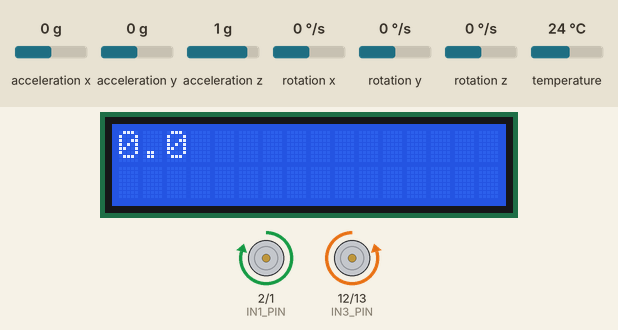
Simulated run of this sketch. Board: Arduino Uno, built with avr-gcc and run on an emulated ATmega328P. On the bench: 16×2 character LCD, motor-driver pin pairs drawn as motors (green arrow = first pin HIGH = forward, orange = second pin HIGH = backward, longer = more drive, scaled by the enable pin). The test bench sets the inputs (shaded band); at power-on: acceleration x 0 g, rotation z 0 °/s, acceleration y 0 g, acceleration z 1 g, rotation x 0 °/s, rotation y 0 °/s, temperature 24 °C.

Above: at 2.3 s.
2.4 s: acceleration x set to -1.4 g
At 3.8 s:
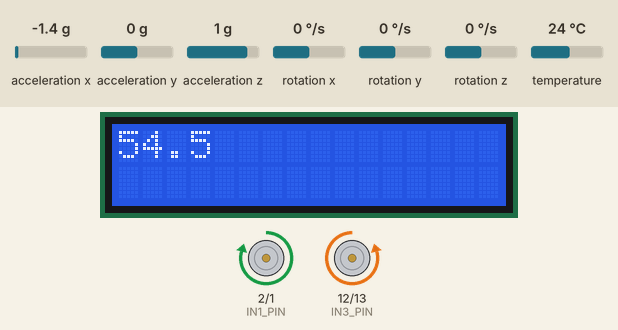
3.9 s: acceleration x set to -0.2 g
5.4 s: acceleration x set to 0.1 g
At 5.54 s:
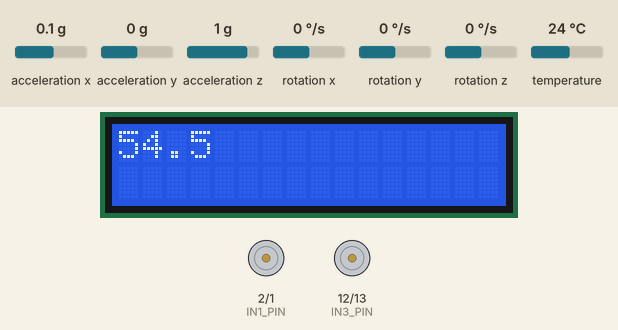
At 5.9 s:
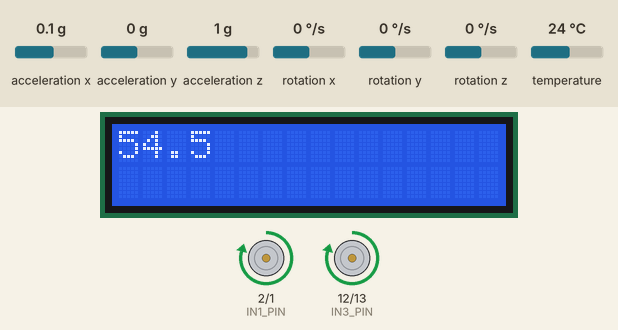
7.1 s: rotation z set to -111 °/s
10.1 s: rotation z set to -121 °/s
Timing chart, 0 to 12.7 s (numbered marks = the images above; inputs shaded):
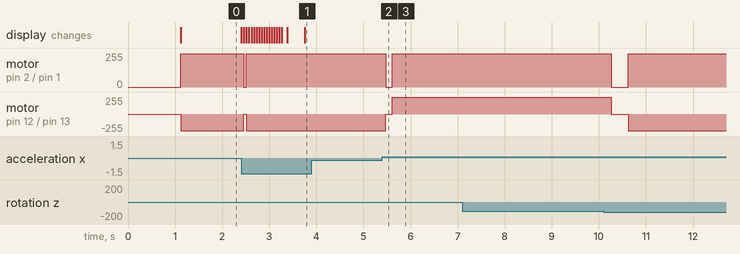

Measured:
- the behaviour switches between -0.1 and 0 g on acceleration x (found by bisection; images 1 and 2)
- after the input at 2.4 s, motor on pin 2 (IN1_PIN) / pin 1 (IN2_PIN): forward 250/255 → stopped after 0.06 s, → forward 250/255 0.05 s later; motor on pin 12 (IN3_PIN) / pin 13 (IN4_PIN): backward 250/255 → stopped after 0.06 s, → backward 250/255 0.05 s later; the display: first changes at once (image 1 shows a later state)
- after the input at 3.9 s, every drawn part: stays the same
- after the input at 5.4 s, motor on pin 2 (IN1_PIN) / pin 1 (IN2_PIN): forward 250/255 → stopped after 0.08 s, → forward 250/255 0.13 s later; motor on pin 12 (IN3_PIN) / pin 13 (IN4_PIN): backward 250/255 → stopped after 0.08 s, → forward 250/255 0.13 s later
- after the input at 7.1 s, every drawn part: stays the same

The sketch:

ramp_navi.ino
```cpp
#include <Wire.h>
#include <Adafruit_MPU6050.h>
#include <Adafruit_Sensor.h>
#include <LiquidCrystal.h>

LiquidCrystal lcd(8, 9, 4, 5, 6, 7);

// Motor pins
const int ENA_PIN = 3;
const int IN1_PIN = 2;
const int IN2_PIN = 1;
const int ENB_PIN = 11;
const int IN3_PIN = 12;
const int IN4_PIN = 13;

Adafruit_MPU6050 mpu;
sensors_event_t accelEvent, gyroEvent, tempEvent;

// State machine
enum State { DRIVE_TO_RAMP, CLIMBING_TO_TOP, AT_TOP_ROTATING, DESCENDING, FINISHED };
State state = DRIVE_TO_RAMP;

// thresholds
float RAMP_DETECT_ANGLE = 20.0; // deg
float TOP_FLAT = 4.0;
float BOTTOM_FLAT = 2.0;
float PITCH_ALPHA = 0.28;
int REQ_CONSEC = 1;
int ROT_PWM = 200;
float ROT_TOLERANCE_DEG = 8.0;
unsigned long ROT_TIMEOUT_MS = 90UL * 1000UL;

// gyro bias
float gyroZBiasDegPerSec = 0.0;
const unsigned long GYRO_CAL_MS = 1000;

// runtime
float pitchFiltered = 0.0;
float maxPitch = 0.0; // store maximum ramp angle

void setup() {
  Wire.begin();
  lcd.begin(16, 2);

  // motor pins
  pinMode(ENA_PIN, OUTPUT); pinMode(ENB_PIN, OUTPUT);
  pinMode(IN1_PIN, OUTPUT); pinMode(IN2_PIN, OUTPUT);
  pinMode(IN3_PIN, OUTPUT); pinMode(IN4_PIN, OUTPUT);
  stopMotors();

  if (!mpu.begin()) {
    while (1) delay(100); // MPU fail
  }
  mpu.setAccelerometerRange(MPU6050_RANGE_4_G);
  mpu.setGyroRange(MPU6050_RANGE_500_DEG);
  mpu.setFilterBandwidth(MPU6050_BAND_21_HZ);
  delay(50);

  // seed filter and calibrate gyro
  mpu.getEvent(&accelEvent, &gyroEvent, &tempEvent);
  pitchFiltered = calcPitch(accelEvent);
  calibrateGyroZ();
}

void loop() {
  // read sensors
  mpu.getEvent(&accelEvent, &gyroEvent, &tempEvent);
  float pitch = calcPitch(accelEvent);
  pitchFiltered = PITCH_ALPHA * pitch + (1.0 - PITCH_ALPHA) * pitchFiltered;

  // update maximum pitch
  if (pitchFiltered > maxPitch) maxPitch = pitchFiltered;

  // LCD displays ONLY the maximum ramp angle
  lcd.setCursor(0, 0);
  lcd.print(maxPitch, 1);  // 1 decimal
  lcd.print("   ");        // clear leftover digits

  // --- State machine logic ---
  static int consec = 0;
  static bool startedDescent = false;

  switch (state) {
    case DRIVE_TO_RAMP:
      moveForward();
      if (pitchFiltered > RAMP_DETECT_ANGLE) consec++;
      else consec = 0;
      if (consec >= REQ_CONSEC) {
        stopMotors();
        consec = 0;
        state = CLIMBING_TO_TOP;
      }
      break;

    case CLIMBING_TO_TOP:
      moveForward();
      if (fabs(pitchFiltered) < TOP_FLAT) consec++;
      else consec = 0;
      if (consec >= REQ_CONSEC) {
        stopMotors();
        consec = 0;
        state = AT_TOP_ROTATING;
      }
      break;

    case AT_TOP_ROTATING:
      rotate360_withGyro();  // rotation happens, LCD still shows maxPitch
      state = DESCENDING;
      break;

    case DESCENDING:
      moveForward();
      if (!startedDescent && pitchFiltered < -(RAMP_DETECT_ANGLE * 0.6)) startedDescent = true;
      if (startedDescent && fabs(pitchFiltered) < BOTTOM_FLAT) {
        stopMotors();
        state = FINISHED;
      }
      break;

    case FINISHED:
      stopMotors();
      break;
  }

  delay(50);  // frequent updates
}

/* ---------- Helpers ---------- */

float calcPitch(const sensors_event_t &a) {
  float ax = a.acceleration.x;
  float ay = a.acceleration.y;
  float az = a.acceleration.z;
  return atan2(-ax, sqrt(ay*ay + az*az)) * 180.0 / PI;
}

void stopMotors() {
  digitalWrite(IN1_PIN, LOW); digitalWrite(IN2_PIN, LOW);
  digitalWrite(IN3_PIN, LOW); digitalWrite(IN4_PIN, LOW);
  analogWrite(ENA_PIN, 0); analogWrite(ENB_PIN, 0);
}

void moveForward() {
  digitalWrite(IN1_PIN, HIGH); digitalWrite(IN2_PIN, LOW);
  digitalWrite(IN3_PIN, LOW);  digitalWrite(IN4_PIN, HIGH);
  analogWrite(ENA_PIN, 250); analogWrite(ENB_PIN, 250);
}

void calibrateGyroZ() {
  unsigned long start = millis();
  unsigned long end = start + GYRO_CAL_MS;
  double sum = 0.0; unsigned long cnt = 0;
  while (millis() < end) {
    mpu.getEvent(&accelEvent, &gyroEvent, &tempEvent);
    sum += gyroEvent.gyro.z * 57.295779513F;
    cnt++; delay(4);
  }
  gyroZBiasDegPerSec = (cnt>0) ? float(sum / (double)cnt) : 0.0f;
}

void rotate360_withGyro() {
  stopMotors(); delay(80);
  float integrated = 0.0f;
  unsigned long last = millis();
  unsigned long start = last;

  // in-place rotate
  digitalWrite(IN1_PIN, HIGH); digitalWrite(IN2_PIN, LOW);
  digitalWrite(IN3_PIN, HIGH); digitalWrite(IN4_PIN, LOW);
  analogWrite(ENA_PIN, ROT_PWM); analogWrite(ENB_PIN, ROT_PWM);

  while (true) {
    mpu.getEvent(&accelEvent, &gyroEvent, &tempEvent);
    unsigned long now = millis();
    float dt = (now - last) / 1000.0f;
    if (dt <= 0.0f) dt = 0.001f;
    last = now;

    float gz_corr = gyroEvent.gyro.z * 57.295779513F - gyroZBiasDegPerSec;
    integrated += gz_corr * dt;

    // LCD continues to show maxPitch
    lcd.setCursor(0, 0);
    lcd.print(maxPitch, 1);
    lcd.print("   ");

    if (fabs(integrated) >= (360.0f - ROT_TOLERANCE_DEG)) break;
    if (now - start > ROT_TIMEOUT_MS) break;
    delay(8);
  }

  stopMotors(); delay(300);
}
```
